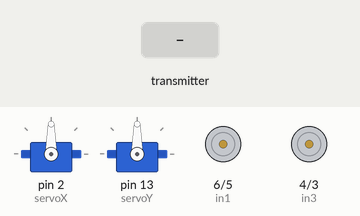
Simulated run of this sketch. Board: Arduino Uno, built with avr-gcc and run on an emulated ATmega328P. Shown: 2 × servo, motor-driver pin pairs drawn as motors (green arrow = first pin HIGH = forward, orange = second pin HIGH = backward, longer = more drive, scaled by the enable pin). The inputs (shaded band) are chosen by the test bench. No radio packets arrive unless stated.

Above: at 1.2 s.
1.3 s: the transmitter starts sending moveX = 0
At 1.7 s:
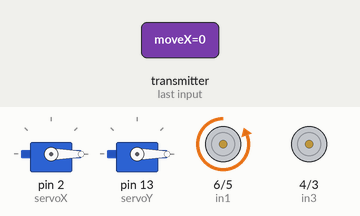
2.8 s: the transmitter starts sending moveY = 256
At 4.0 s:
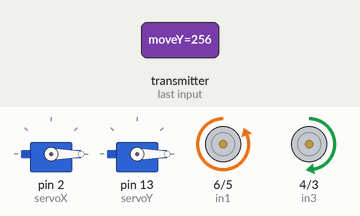
4.3 s: the transmitter starts sending headX = 256
At 5.2 s:
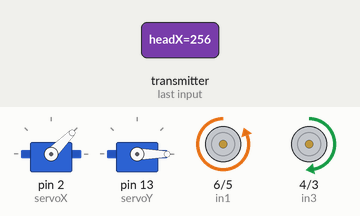
5.8 s: the transmitter starts sending headY = 256
At 6.3 s:
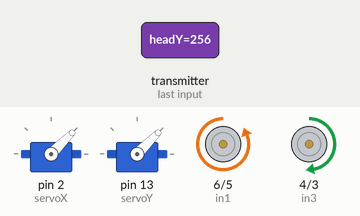
7.3 s: the transmitter starts sending moveX = 256
At 8.5 s:
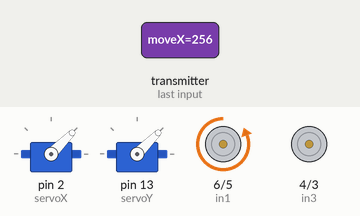
8.8 s: the transmitter starts sending moveY = 0
At 9.8 s:
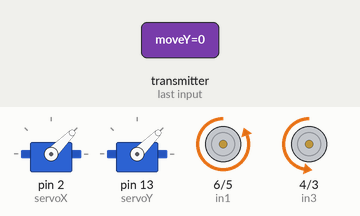
Timing chart, 0 to 11.3 s (numbered marks = the images above; inputs shaded):
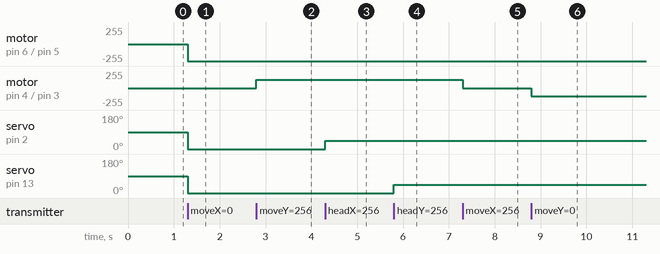

Measured:
- after the input at 1.3 s, motor on pin 6 (in1) / pin 5 (in2): stopped → backward 255/255 at once; servo on pin 2 (servoX), servo on pin 13 (servoY): 90° → 0° at once
- after the input at 2.8 s, motor on pin 4 (in3) / pin 3 (in4): stopped → forward 127/255 at once
- after the input at 4.3 s, servo on pin 2 (servoX): 0° → 45° at once
- after the input at 5.8 s, servo on pin 13 (servoY): 0° → 45° at once
- after the input at 7.3 s, motor on pin 4 (in3) / pin 3 (in4): forward 127/255 → stopped at once
- after the input at 8.8 s, motor on pin 4 (in3) / pin 3 (in4): stopped → backward 127/255 at once

The sketch:

Proxima-rover.ino
```cpp
#include <SPI.h>
#include <nRF24L01.h>
#include <RF24.h>
#include <Servo.h>

// RF24 CE, CSN pins
RF24 radio(7, 8);
const byte address[6] = "00001";

// Motor driver pins (L293D)
int enA = 9;
int in1 = 6;
int in2 = 5;

int enB = 10;
int in3 = 4;
int in4 = 3;

// Camera servos
Servo servoX; // Pan
Servo servoY; // Tilt

// Incoming data structure
struct DataPacket {
  int moveX;
  int moveY;
  int headX;
  int headY;
};

DataPacket packet;

void setup() {
  // Motor pins
  pinMode(enA, OUTPUT);
  pinMode(in1, OUTPUT);
  pinMode(in2, OUTPUT);

  pinMode(enB, OUTPUT);
  pinMode(in3, OUTPUT);
  pinMode(in4, OUTPUT);

  // Servos
  servoX.attach(2);
  servoY.attach(13);

  // Radio setup
  radio.begin();
  radio.openReadingPipe(0, address);
  radio.setPALevel(RF24_PA_MIN);
  radio.startListening(); // Rover = receiver
}

void driveMotors(int speed, int turn) {
  int leftMotor = speed + turn;
  int rightMotor = speed - turn;

  leftMotor = constrain(leftMotor, -255, 255);
  rightMotor = constrain(rightMotor, -255, 255);

  // LEFT MOTOR
  if (leftMotor > 0) {
    digitalWrite(in1, HIGH);
    digitalWrite(in2, LOW);
  } else {
    digitalWrite(in1, LOW);
    digitalWrite(in2, HIGH);
  }
  analogWrite(enA, abs(leftMotor));

  // RIGHT MOTOR
  if (rightMotor > 0) {
    digitalWrite(in3, HIGH);
    digitalWrite(in4, LOW);
  } else {
    digitalWrite(in3, LOW);
    digitalWrite(in4, HIGH);
  }
  analogWrite(enB, abs(rightMotor));
}

void loop() {
  if (radio.available()) {
    radio.read(&packet, sizeof(packet));

    // Convert 0–1023 to -255 to +255
    int speed = map(packet.moveY, 0, 1023, -255, 255);
    int turn  = map(packet.moveX, 0, 1023, -255, 255);

    driveMotors(speed, turn);

    // Camera head movement
    int camX = map(packet.headX, 0, 1023, 0, 180);
    int camY = map(packet.headY, 0, 1023, 0, 180);

    servoX.write(camX);
    servoY.write(camY);
  }
}
```
